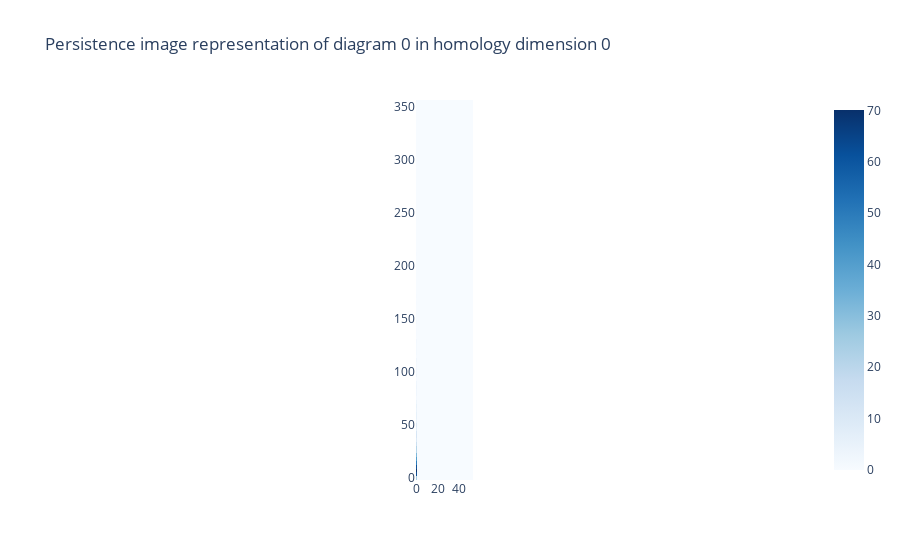

Notebook code cell kept with this figure:
### Code cell
from gtda.diagrams import PersistenceImage

persim = PersistenceImage()

persim.fit_transform_plot(p)
